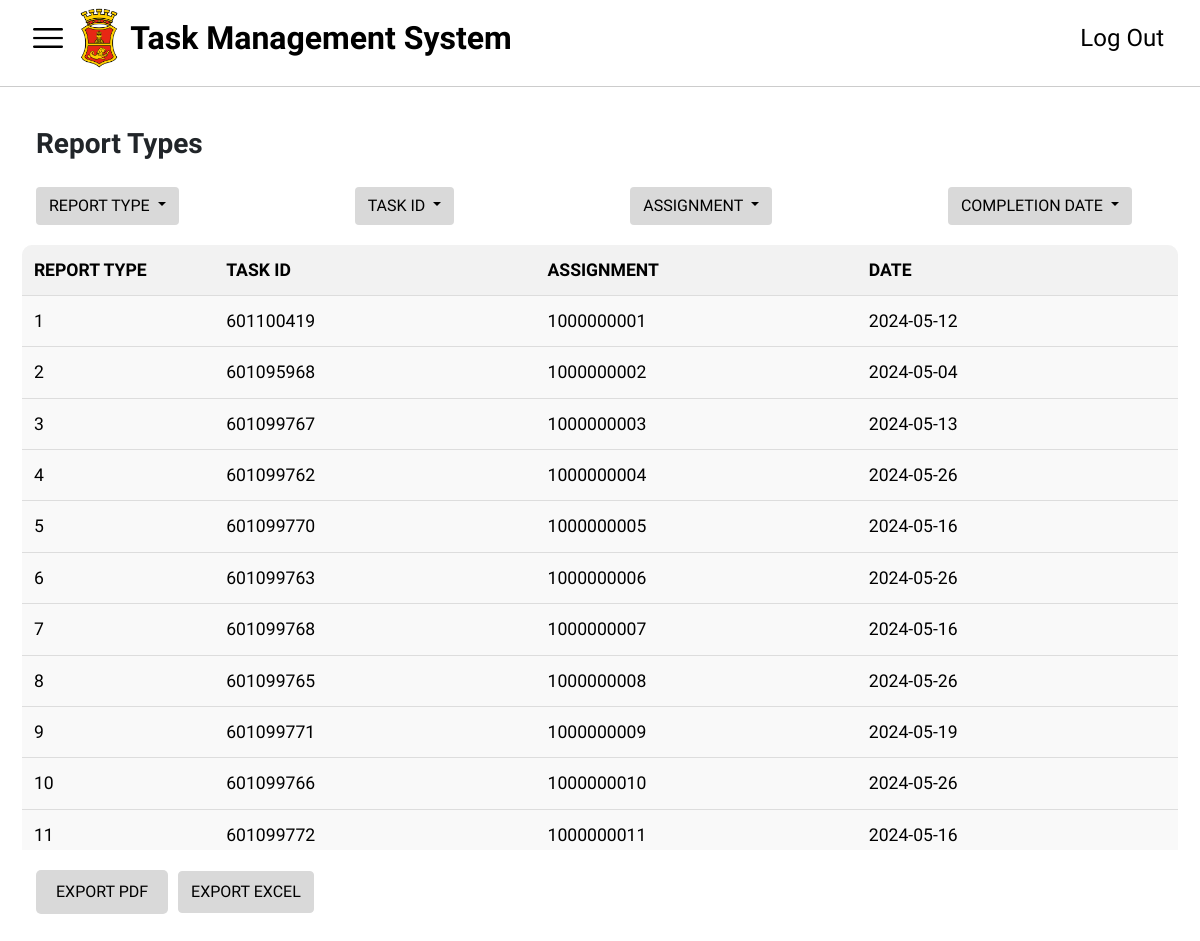
The app's page /reports.php with its own data.
### tables this page shows
CREATE TABLE `reports` (
  `reportID` int(11) NOT NULL,
  `userID` int(11) DEFAULT NULL,
  `taskID` int(11) DEFAULT NULL,
  `completionDate` date DEFAULT NULL
);

### reports.php (the view, shortened to what this page needs)
<?php
    include('conn.php');
$query = "SELECT * FROM reports";
$result = mysqli_query($conn, $query);
?>
<!DOCTYPE html>
<html lang="en">
<head>
    <?php
    include('header.php');
  ?>
</head>
<body>
    <nav class="navbar navbar-expand-lg bg-body-tertiary">
        <div class="container-fluid" id="side-menu">
            <img src="images/menu-bar.png" data-bs-toggle="offcanvas" href="#offcanvasExample" aria-controls="offcanvasExample" id="burger">
            <div class="collapse navbar-collapse" id="navbarNav">
                <img src="images/San_Miguel_Corporation_logo.webp" id="navlogo"><br>
                <a class="navbar-brand" id="tms" href="dashboard.php">Task Management System</a>
                <ul class="navbar-nav ms-auto">
                    <li class="nav-item">
                        <a class="nav-link" href="index.php" id="logout">Log Out</a>
                    </li>
                </ul>
            </div>
        </div>
    </nav>
    <div class="header-divider"></div>
    <div class="header-reports pb-0">
        <h2 class="reports-header fw-bold ps-3 pb-3">Report Types</h2>
        <div class="reports-options ps-3">
            <div class="dropdown">
                <button class="btn dropdown-toggle rounded mb-0" type="button" id="reportSortDropdown" data-bs-toggle="dropdown" aria-expanded="false">
                    REPORT TYPE
                </button>
            </div>
            <div class="dropdown">
                <button class="btn dropdown-toggle rounded mb-0" type="button" id="taskSortDropdown" data-bs-toggle="dropdown" aria-expanded="false">
                    TASK ID
                </button>
            </div>
            <div class="dropdown">
                <button class="btn dropdown-toggle rounded mb-0" type="button" id="assignmentSortDropdown" data-bs-toggle="dropdown" aria-expanded="false">
                    ASSIGNMENT
                </button>
            </div>
            <div class="dropdown">
                <button class="btn dropdown-toggle rounded me-5 mb-0" type="button" id="dateSortDropdown" data-bs-toggle="dropdown" aria-expanded="false">
                    COMPLETION DATE
                </button>
            </div>
        </div>
    </div>
    <div class="reports-table-container mx-1 p-0" id="reports_table">
        <table class="reports-table">
            <thead>
                <tr>
                    <th>REPORT TYPE</th>
                    <th>TASK ID</th>
                    <th>ASSIGNMENT</th>
                    <th>DATE</th>
                </tr>
            </thead>
            <tbody>
            <?php
    if($result) {
        while($row = mysqli_fetch_assoc($result)) {
            echo '<tr>';
            echo '<td>'.($row['reportID']). '</td>';
            echo '<td>'.($row['taskID']). '</td>';
            echo '<td>'.($row['userID']). '</td>';
            echo '<td>'.($row['completionDate']). '</td>';
            echo '</tr>';
        }
    } else {
        echo '<tr><td colspan="2">Failed to fetch data from database.</td></tr>';
    }
          ?>
            </tbody>
        </table>
    </div>
    <div class="export-buttons ms-3 me">
      <a href="expexcel.php"> <button class="export-pdf-button" id = 'exportBtn'>EXPORT PDF</button></a>
      <a href="expexcel.php" target="_blank" class="export-excel-button">EXPORT EXCEL</a>
    </div>
</body>
</html>

### styles/style.css (style rules this page uses)
body, html { height: 100%; margin: 0; font-family: "Exo 2" !important; }
#navlogo { width: 2.5%; outline: #000; min-width: 40px; min-height: 40px; }
#tms { font-size: 32px; font-weight: bold; text-align: left; margin-left: 1%; color: rgb(0, 0, 0); cursor: pointer; }
#burger { width: 40px; margin-right: 1%; min-width: 40px; }
#side-menu { font-family: "Exo 2"; }
#logout { font-size: 24px; text-align: right; color: #000; }
#navbarNav { border-bottom: #000; border-width: 1px; }
.header-divider { height: 1px; background-color: #ccc; margin-top: 10px; }
.header-reports { padding: 20px; margin-top: 20px; }
.reports-header { margin-bottom: 10px; font-size: 1.75em; }
.reports-options { display: flex; align-items: center; justify-content: space-between; margin-bottom: 20px; }
.reports-table-container { padding: 20px; display: flex; justify-content: center; }
.reports-table { width: 75%; border-collapse: collapse; margin-bottom: 20px; background-color: #f9f9f9; border-radius: 10px; overflow: hidden; }
.reports-table th, .reports-table td { padding: 1px; text-align: center; border-bottom: 1px solid #ddd; width: 25%; font-size: 1.1em; }
.reports-table th { background-color: #f2f2f2; }
.reports-table th:nth-child(1), .reports-table td:nth-child(1) { width: 50px; }
.reports-table th:nth-child(2), .reports-table td:nth-child(2) { width: 150px; }
.reports-table th:nth-child(3), .reports-table td:nth-child(3) { width: 150px; }
.reports-table th:nth-child(4), .reports-table td:nth-child(4) { width: 150px; }
.export-buttons { display: flex; align-items: center; justify-content: flex-start; padding: 20px; }
.export-buttons button { background-color: gray; color: white; border: none; padding: 10px 20px; cursor: pointer; border-radius: 5px; margin-right: 10px; }
#reports_table { max-height: 605px; overflow-y: auto; padding-bottom: 20px; color: #000; }
.reports-table-container { padding: 5px; display: flex; justify-content: center; }
.reports-table { width: 97%; max-height: 625px; border-collapse: collapse; margin-bottom: 20px; background-color: #f9f9f9; border-radius: 10px; overflow: hidden; }
.reports-table th, .reports-table td { padding: 12px; text-align: left; border-bottom: 1px solid #ddd; font-size: 1.1em; }
#btnMonth, #btnWeek, #btnDay, #exportBtn, #reportSortDropdown, #taskSortDropdown, #assignmentSortDropdown, #dateSortDropdown { background-color: #d9d9d9; color: #000; }
.export-excel-button { display: inline-block; padding: 8px 12px; background-color: #d9d9d9; color: black; text-decoration: none; border: 1px solid #d9d9d9; border-radius: 4px; cursor: pointer; }

### records on screen
reports: reportID "1", taskID "601100419", userID "1000000001", completionDate "2024-05-12"
reports: reportID "2", taskID "601095968", userID "1000000002", completionDate "2024-05-04"
reports: reportID "3", taskID "601099767", userID "1000000003", completionDate "2024-05-13"
reports: reportID "4", taskID "601099762", userID "1000000004", completionDate "2024-05-26"
reports: reportID "5", taskID "601099770", userID "1000000005", completionDate "2024-05-16"
reports: reportID "6", taskID "601099763", userID "1000000006", completionDate "2024-05-26"
reports: reportID "7", taskID "601099768", userID "1000000007", completionDate "2024-05-16"
reports: reportID "8", taskID "601099765", userID "1000000008", completionDate "2024-05-26"
reports: reportID "9", taskID "601099771", userID "1000000009", completionDate "2024-05-19"
reports: reportID "10", taskID "601099766", userID "1000000010", completionDate "2024-05-26"
reports: reportID "11", taskID "601099772", userID "1000000011", completionDate "2024-05-16"
